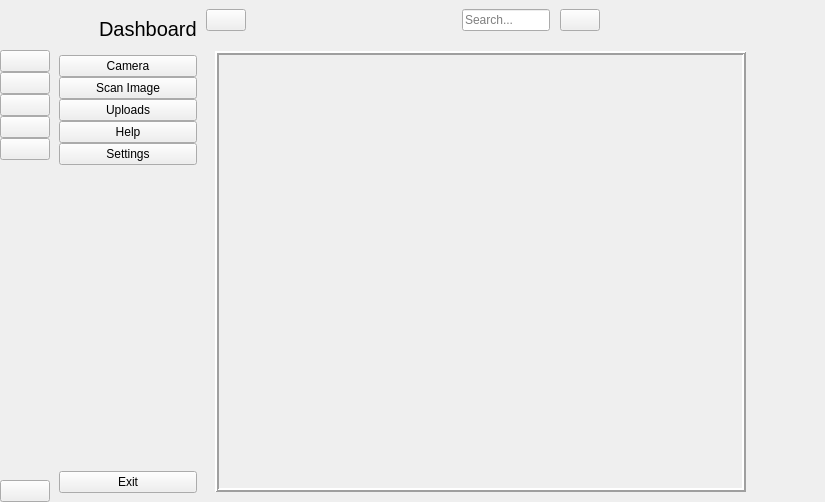
<?xml version="1.0" encoding="UTF-8"?>
<ui version="4.0">
 <class>MainWindow</class>
 <widget class="QMainWindow" name="MainWindow">
  <property name="geometry">
   <rect>
    <x>0</x>
    <y>0</y>
    <width>825</width>
    <height>502</height>
   </rect>
  </property>
  <property name="windowTitle">
   <string>MainWindow</string>
  </property>
  <widget class="QWidget" name="centralwidget">
   <layout class="QGridLayout" name="gridLayout">
    <property name="leftMargin">
     <number>0</number>
    </property>
    <property name="topMargin">
     <number>0</number>
    </property>
    <property name="rightMargin">
     <number>0</number>
    </property>
    <property name="bottomMargin">
     <number>0</number>
    </property>
    <property name="spacing">
     <number>0</number>
    </property>
    <item row="0" column="0">
     <widget class="QWidget" name="icon_only_widget" native="true">
      <layout class="QVBoxLayout" name="verticalLayout_3">
       <property name="spacing">
        <number>0</number>
       </property>
       <property name="leftMargin">
        <number>0</number>
       </property>
       <property name="topMargin">
        <number>0</number>
       </property>
       <property name="rightMargin">
        <number>0</number>
       </property>
       <property name="bottomMargin">
        <number>0</number>
       </property>
       <item>
        <layout class="QHBoxLayout" name="horizontalLayout_3">
         <item>
          <widget class="QLabel" name="logo_label_1">
           <property name="minimumSize">
            <size>
             <width>50</width>
             <height>50</height>
            </size>
           </property>
           <property name="maximumSize">
            <size>
             <width>50</width>
             <height>50</height>
            </size>
           </property>
           <property name="text">
            <string/>
           </property>
           <property name="pixmap">
            <pixmap resource="resource.qrc">:/icon/icon/logoNew.png</pixmap>
           </property>
           <property name="scaledContents">
            <bool>true</bool>
           </property>
          </widget>
         </item>
        </layout>
       </item>
       <item>
        <layout class="QVBoxLayout" name="verticalLayout">
         <property name="spacing">
          <number>0</number>
         </property>
         <item>
          <widget class="QPushButton" name="cam_btn_1">
           <property name="text">
            <string/>
           </property>
           <property name="icon">
            <iconset resource="resource.qrc">
             <normaloff>:/icon/icon/camera32.ico</normaloff>
             <normalon>:/icon/icon/camera48.ico</normalon>:/icon/icon/camera32.ico</iconset>
           </property>
           <property name="iconSize">
            <size>
             <width>20</width>
             <height>20</height>
            </size>
           </property>
           <property name="checkable">
            <bool>true</bool>
           </property>
           <property name="autoExclusive">
            <bool>true</bool>
           </property>
          </widget>
         </item>
         <item>
          <widget class="QPushButton" name="scan_btn_1">
           <property name="text">
            <string/>
           </property>
           <property name="icon">
            <iconset resource="resource.qrc">
             <normaloff>:/icon/icon/scan32.ico</normaloff>
             <normalon>:/icon/icon/scan48.ico</normalon>:/icon/icon/scan32.ico</iconset>
           </property>
           <property name="iconSize">
            <size>
             <width>20</width>
             <height>20</height>
            </size>
           </property>
           <property name="checkable">
            <bool>true</bool>
           </property>
           <property name="autoExclusive">
            <bool>true</bool>
           </property>
          </widget>
         </item>
         <item>
          <widget class="QPushButton" name="upload_btn_1">
           <property name="text">
            <string/>
           </property>
           <property name="icon">
            <iconset resource="resource.qrc">
             <normaloff>:/icon/icon/upload32.ico</normaloff>
             <normalon>:/icon/icon/upload48.ico</normalon>:/icon/icon/upload32.ico</iconset>
           </property>
           <property name="iconSize">
            <size>
             <width>20</width>
             <height>20</height>
            </size>
           </property>
           <property name="checkable">
            <bool>true</bool>
           </property>
           <property name="autoExclusive">
            <bool>true</bool>
           </property>
          </widget>
         </item>
         <item>
          <widget class="QPushButton" name="help_btn_1">
           <property name="text">
            <string/>
           </property>
           <property name="icon">
            <iconset resource="resource.qrc">
             <normaloff>:/icon/icon/help32.ico</normaloff>
             <normalon>:/icon/icon/help48.ico</normalon>:/icon/icon/help32.ico</iconset>
           </property>
           <property name="iconSize">
            <size>
             <width>20</width>
             <height>20</height>
            </size>
           </property>
           <property name="checkable">
            <bool>true</bool>
           </property>
           <property name="autoExclusive">
            <bool>true</bool>
           </property>
          </widget>
         </item>
         <item>
          <widget class="QPushButton" name="settings_btn_1">
           <property name="text">
            <string/>
           </property>
           <property name="icon">
            <iconset resource="resource.qrc">
             <normaloff>:/icon/icon/setting32.ico</normaloff>
             <normalon>:/icon/icon/setting48.ico</normalon>:/icon/icon/setting32.ico</iconset>
           </property>
           <property name="iconSize">
            <size>
             <width>20</width>
             <height>20</height>
            </size>
           </property>
           <property name="checkable">
            <bool>true</bool>
           </property>
           <property name="autoExclusive">
            <bool>true</bool>
           </property>
          </widget>
         </item>
        </layout>
       </item>
       <item>
        <spacer name="verticalSpacer">
         <property name="orientation">
          <enum>Qt::Vertical</enum>
         </property>
         <property name="sizeHint" stdset="0">
          <size>
           <width>20</width>
           <height>375</height>
          </size>
         </property>
        </spacer>
       </item>
       <item>
        <widget class="QPushButton" name="exit_btn_1">
         <property name="text">
          <string/>
         </property>
         <property name="icon">
          <iconset resource="resource.qrc">
           <normaloff>:/icon/icon/close-window-64.ico</normaloff>:/icon/icon/close-window-64.ico</iconset>
         </property>
         <property name="iconSize">
          <size>
           <width>20</width>
           <height>20</height>
          </size>
         </property>
        </widget>
       </item>
      </layout>
     </widget>
    </item>
    <item row="0" column="1">
     <widget class="QWidget" name="full_menu_widget" native="true">
      <layout class="QVBoxLayout" name="verticalLayout_4">
       <item>
        <layout class="QHBoxLayout" name="horizontalLayout_2">
         <property name="spacing">
          <number>0</number>
         </property>
         <item>
          <widget class="QLabel" name="logo_label_2">
           <property name="minimumSize">
            <size>
             <width>40</width>
             <height>40</height>
            </size>
           </property>
           <property name="maximumSize">
            <size>
             <width>40</width>
             <height>40</height>
            </size>
           </property>
           <property name="text">
            <string/>
           </property>
           <property name="pixmap">
            <pixmap resource="resource.qrc">:/icon/icon/logoNew.png</pixmap>
           </property>
           <property name="scaledContents">
            <bool>true</bool>
           </property>
          </widget>
         </item>
         <item>
          <widget class="QLabel" name="logo_label_3">
           <property name="font">
            <font>
             <pointsize>15</pointsize>
            </font>
           </property>
           <property name="text">
            <string>Dashboard</string>
           </property>
          </widget>
         </item>
        </layout>
       </item>
       <item>
        <layout class="QVBoxLayout" name="verticalLayout_2">
         <property name="spacing">
          <number>0</number>
         </property>
         <item>
          <widget class="QPushButton" name="cam_btn_2">
           <property name="text">
            <string>Camera</string>
           </property>
           <property name="icon">
            <iconset resource="resource.qrc">
             <normaloff>:/icon/icon/camera32.ico</normaloff>
             <normalon>:/icon/icon/camera48.ico</normalon>:/icon/icon/camera32.ico</iconset>
           </property>
           <property name="iconSize">
            <size>
             <width>14</width>
             <height>14</height>
            </size>
           </property>
           <property name="checkable">
            <bool>true</bool>
           </property>
           <property name="autoExclusive">
            <bool>true</bool>
           </property>
          </widget>
         </item>
         <item>
          <widget class="QPushButton" name="scan_btn_2">
           <property name="text">
            <string>Scan Image</string>
           </property>
           <property name="icon">
            <iconset resource="resource.qrc">
             <normaloff>:/icon/icon/scan32.ico</normaloff>
             <normalon>:/icon/icon/scan48.ico</normalon>:/icon/icon/scan32.ico</iconset>
           </property>
           <property name="iconSize">
            <size>
             <width>14</width>
             <height>14</height>
            </size>
           </property>
           <property name="checkable">
            <bool>true</bool>
           </property>
           <property name="autoExclusive">
            <bool>true</bool>
           </property>
          </widget>
         </item>
         <item>
          <widget class="QPushButton" name="upload_btn_2">
           <property name="text">
            <string>Uploads</string>
           </property>
           <property name="icon">
            <iconset resource="resource.qrc">
             <normaloff>:/icon/icon/upload32.ico</normaloff>
             <normalon>:/icon/icon/upload48.ico</normalon>:/icon/icon/upload32.ico</iconset>
           </property>
           <property name="iconSize">
            <size>
             <width>14</width>
             <height>14</height>
            </size>
           </property>
           <property name="checkable">
            <bool>true</bool>
           </property>
           <property name="autoExclusive">
            <bool>true</bool>
           </property>
          </widget>
         </item>
         <item>
          <widget class="QPushButton" name="help_btn_2">
           <property name="text">
            <string>Help</string>
           </property>
           <property name="icon">
            <iconset resource="resource.qrc">
             <normaloff>:/icon/icon/help32.ico</normaloff>
             <normalon>:/icon/icon/help48.ico</normalon>:/icon/icon/help32.ico</iconset>
           </property>
           <property name="iconSize">
            <size>
             <width>14</width>
             <height>14</height>
            </size>
           </property>
           <property name="checkable">
            <bool>true</bool>
           </property>
           <property name="autoExclusive">
            <bool>true</bool>
           </property>
          </widget>
         </item>
         <item>
          <widget class="QPushButton" name="settings_btn_2">
           <property name="text">
            <string>Settings</string>
           </property>
           <property name="icon">
            <iconset resource="resource.qrc">
             <normaloff>:/icon/icon/setting32.ico</normaloff>
             <normalon>:/icon/icon/setting48.ico</normalon>:/icon/icon/setting32.ico</iconset>
           </property>
           <property name="iconSize">
            <size>
             <width>14</width>
             <height>14</height>
            </size>
           </property>
           <property name="checkable">
            <bool>true</bool>
           </property>
           <property name="autoExclusive">
            <bool>true</bool>
           </property>
          </widget>
         </item>
        </layout>
       </item>
       <item>
        <spacer name="verticalSpacer_2">
         <property name="orientation">
          <enum>Qt::Vertical</enum>
         </property>
         <property name="sizeHint" stdset="0">
          <size>
           <width>20</width>
           <height>373</height>
          </size>
         </property>
        </spacer>
       </item>
       <item>
        <widget class="QPushButton" name="exit_btn_2">
         <property name="text">
          <string>Exit</string>
         </property>
         <property name="icon">
          <iconset resource="resource.qrc">
           <normaloff>:/icon/icon/close-window-64.ico</normaloff>:/icon/icon/close-window-64.ico</iconset>
         </property>
         <property name="iconSize">
          <size>
           <width>14</width>
           <height>14</height>
          </size>
         </property>
        </widget>
       </item>
      </layout>
     </widget>
    </item>
    <item row="0" column="2">
     <widget class="QWidget" name="widget_3" native="true">
      <layout class="QVBoxLayout" name="verticalLayout_5">
       <property name="spacing">
        <number>0</number>
       </property>
       <property name="leftMargin">
        <number>0</number>
       </property>
       <property name="topMargin">
        <number>0</number>
       </property>
       <property name="rightMargin">
        <number>0</number>
       </property>
       <property name="bottomMargin">
        <number>0</number>
       </property>
       <item>
        <widget class="QWidget" name="widget" native="true">
         <property name="minimumSize">
          <size>
           <width>0</width>
           <height>40</height>
          </size>
         </property>
         <layout class="QHBoxLayout" name="horizontalLayout_4">
          <property name="spacing">
           <number>0</number>
          </property>
          <property name="leftMargin">
           <number>0</number>
          </property>
          <property name="topMargin">
           <number>0</number>
          </property>
          <property name="rightMargin">
           <number>9</number>
          </property>
          <property name="bottomMargin">
           <number>0</number>
          </property>
          <item>
           <widget class="QPushButton" name="change_btn">
            <property name="text">
             <string/>
            </property>
            <property name="icon">
             <iconset resource="resource.qrc">
              <normaloff>:/icon/icon/menu-4-32.ico</normaloff>:/icon/icon/menu-4-32.ico</iconset>
            </property>
            <property name="iconSize">
             <size>
              <width>14</width>
              <height>14</height>
             </size>
            </property>
            <property name="checkable">
             <bool>true</bool>
            </property>
           </widget>
          </item>
          <item>
           <spacer name="horizontalSpacer">
            <property name="orientation">
             <enum>Qt::Horizontal</enum>
            </property>
            <property name="sizeHint" stdset="0">
             <size>
              <width>236</width>
              <height>20</height>
             </size>
            </property>
           </spacer>
          </item>
          <item>
           <layout class="QHBoxLayout" name="horizontalLayout">
            <property name="spacing">
             <number>10</number>
            </property>
            <item>
             <widget class="QLineEdit" name="search_input">
              <property name="placeholderText">
               <string>Search...</string>
              </property>
             </widget>
            </item>
            <item>
             <widget class="QPushButton" name="search_btn">
              <property name="text">
               <string/>
              </property>
              <property name="icon">
               <iconset resource="resource.qrc">
                <normaloff>:/icon/icon/search-13-48.ico</normaloff>:/icon/icon/search-13-48.ico</iconset>
              </property>
             </widget>
            </item>
           </layout>
          </item>
          <item>
           <spacer name="horizontalSpacer_2">
            <property name="orientation">
             <enum>Qt::Horizontal</enum>
            </property>
            <property name="sizeHint" stdset="0">
             <size>
              <width>236</width>
              <height>20</height>
             </size>
            </property>
           </spacer>
          </item>
         </layout>
        </widget>
       </item>
       <item>
        <widget class="QStackedWidget" name="stackedWidget">
         <property name="currentIndex">
          <number>0</number>
         </property>
         <widget class="QWidget" name="page">
          <widget class="QLabel" name="label">
           <property name="geometry">
            <rect>
             <x>9</x>
             <y>11</y>
             <width>531</width>
             <height>441</height>
            </rect>
           </property>
           <property name="frameShape">
            <enum>QFrame::Box</enum>
           </property>
           <property name="frameShadow">
            <enum>QFrame::Raised</enum>
           </property>
           <property name="lineWidth">
            <number>2</number>
           </property>
           <property name="text">
            <string/>
           </property>
          </widget>
          <widget class="QWidget" name="">
           <property name="geometry">
            <rect>
             <x>550</x>
             <y>170</y>
             <width>54</width>
             <height>94</height>
            </rect>
           </property>
           <layout class="QVBoxLayout" name="verticalLayout_6">
            <property name="spacing">
             <number>0</number>
            </property>
            <item>
             <widget class="QPushButton" name="capture">
              <property name="text">
               <string/>
              </property>
              <property name="icon">
               <iconset resource="resource.qrc">
                <normaloff>:/icon/icon/shutter_94650.ico</normaloff>:/icon/icon/shutter_94650.ico</iconset>
              </property>
              <property name="iconSize">
               <size>
                <width>40</width>
                <height>40</height>
               </size>
              </property>
              <property name="checkable">
               <bool>true</bool>
              </property>
              <property name="autoExclusive">
               <bool>true</bool>
              </property>
              <property name="flat">
               <bool>true</bool>
              </property>
             </widget>
            </item>
            <item>
             <widget class="QPushButton" name="show">
              <property name="text">
               <string/>
              </property>
              <property name="icon">
               <iconset resource="resource.qrc">
                <normaloff>:/icon/icon/camera48.ico</normaloff>:/icon/icon/camera48.ico</iconset>
              </property>
              <property name="iconSize">
               <size>
                <width>30</width>
                <height>30</height>
               </size>
              </property>
              <property name="checkable">
               <bool>true</bool>
              </property>
              <property name="autoExclusive">
               <bool>true</bool>
              </property>
              <property name="flat">
               <bool>true</bool>
              </property>
             </widget>
            </item>
           </layout>
          </widget>
         </widget>
         <widget class="QWidget" name="page_2">
          <layout class="QGridLayout" name="gridLayout_3"/>
         </widget>
         <widget class="QWidget" name="page_3">
          <layout class="QGridLayout" name="gridLayout_4"/>
         </widget>
         <widget class="QWidget" name="page_4">
          <layout class="QGridLayout" name="gridLayout_5"/>
         </widget>
         <widget class="QWidget" name="page_5">
          <layout class="QGridLayout" name="gridLayout_6"/>
         </widget>
         <widget class="QWidget" name="page_6">
          <layout class="QGridLayout" name="gridLayout_7"/>
         </widget>
         <widget class="QWidget" name="page_7">
          <layout class="QGridLayout" name="gridLayout_8"/>
         </widget>
        </widget>
       </item>
      </layout>
     </widget>
    </item>
   </layout>
  </widget>
 </widget>
 <resources>
  <include location="resource.qrc"/>
 </resources>
 <connections>
  <connection>
   <sender>change_btn</sender>
   <signal>toggled(bool)</signal>
   <receiver>icon_only_widget</receiver>
   <slot>setVisible(bool)</slot>
   <hints>
    <hint type="sourcelabel">
     <x>197</x>
     <y>23</y>
    </hint>
    <hint type="destinationlabel">
     <x>50</x>
     <y>362</y>
    </hint>
   </hints>
  </connection>
  <connection>
   <sender>change_btn</sender>
   <signal>toggled(bool)</signal>
   <receiver>full_menu_widget</receiver>
   <slot>setHidden(bool)</slot>
   <hints>
    <hint type="sourcelabel">
     <x>188</x>
     <y>25</y>
    </hint>
    <hint type="destinationlabel">
     <x>173</x>
     <y>257</y>
    </hint>
   </hints>
  </connection>
  <connection>
   <sender>cam_btn_1</sender>
   <signal>toggled(bool)</signal>
   <receiver>cam_btn_2</receiver>
   <slot>setChecked(bool)</slot>
   <hints>
    <hint type="sourcelabel">
     <x>27</x>
     <y>69</y>
    </hint>
    <hint type="destinationlabel">
     <x>72</x>
     <y>76</y>
    </hint>
   </hints>
  </connection>
  <connection>
   <sender>scan_btn_1</sender>
   <signal>toggled(bool)</signal>
   <receiver>scan_btn_2</receiver>
   <slot>setChecked(bool)</slot>
   <hints>
    <hint type="sourcelabel">
     <x>33</x>
     <y>100</y>
    </hint>
    <hint type="destinationlabel">
     <x>67</x>
     <y>99</y>
    </hint>
   </hints>
  </connection>
  <connection>
   <sender>upload_btn_1</sender>
   <signal>toggled(bool)</signal>
   <receiver>upload_btn_2</receiver>
   <slot>setChecked(bool)</slot>
   <hints>
    <hint type="sourcelabel">
     <x>33</x>
     <y>123</y>
    </hint>
    <hint type="destinationlabel">
     <x>69</x>
     <y>125</y>
    </hint>
   </hints>
  </connection>
  <connection>
   <sender>help_btn_1</sender>
   <signal>toggled(bool)</signal>
   <receiver>help_btn_2</receiver>
   <slot>setChecked(bool)</slot>
   <hints>
    <hint type="sourcelabel">
     <x>24</x>
     <y>148</y>
    </hint>
    <hint type="destinationlabel">
     <x>72</x>
     <y>148</y>
    </hint>
   </hints>
  </connection>
  <connection>
   <sender>settings_btn_1</sender>
   <signal>toggled(bool)</signal>
   <receiver>settings_btn_2</receiver>
   <slot>setChecked(bool)</slot>
   <hints>
    <hint type="sourcelabel">
     <x>33</x>
     <y>177</y>
    </hint>
    <hint type="destinationlabel">
     <x>67</x>
     <y>172</y>
    </hint>
   </hints>
  </connection>
  <connection>
   <sender>cam_btn_2</sender>
   <signal>toggled(bool)</signal>
   <receiver>cam_btn_1</receiver>
   <slot>setChecked(bool)</slot>
   <hints>
    <hint type="sourcelabel">
     <x>70</x>
     <y>63</y>
    </hint>
    <hint type="destinationlabel">
     <x>41</x>
     <y>60</y>
    </hint>
   </hints>
  </connection>
  <connection>
   <sender>scan_btn_2</sender>
   <signal>toggled(bool)</signal>
   <receiver>scan_btn_1</receiver>
   <slot>setChecked(bool)</slot>
   <hints>
    <hint type="sourcelabel">
     <x>160</x>
     <y>99</y>
    </hint>
    <hint type="destinationlabel">
     <x>26</x>
     <y>90</y>
    </hint>
   </hints>
  </connection>
  <connection>
   <sender>upload_btn_2</sender>
   <signal>toggled(bool)</signal>
   <receiver>upload_btn_1</receiver>
   <slot>setChecked(bool)</slot>
   <hints>
    <hint type="sourcelabel">
     <x>143</x>
     <y>112</y>
    </hint>
    <hint type="destinationlabel">
     <x>39</x>
     <y>114</y>
    </hint>
   </hints>
  </connection>
  <connection>
   <sender>help_btn_2</sender>
   <signal>toggled(bool)</signal>
   <receiver>help_btn_1</receiver>
   <slot>setChecked(bool)</slot>
   <hints>
    <hint type="sourcelabel">
     <x>162</x>
     <y>142</y>
    </hint>
    <hint type="destinationlabel">
     <x>43</x>
     <y>144</y>
    </hint>
   </hints>
  </connection>
  <connection>
   <sender>settings_btn_2</sender>
   <signal>toggled(bool)</signal>
   <receiver>settings_btn_1</receiver>
   <slot>setChecked(bool)</slot>
   <hints>
    <hint type="sourcelabel">
     <x>162</x>
     <y>163</y>
    </hint>
    <hint type="destinationlabel">
     <x>39</x>
     <y>184</y>
    </hint>
   </hints>
  </connection>
  <connection>
   <sender>exit_btn_2</sender>
   <signal>clicked()</signal>
   <receiver>MainWindow</receiver>
   <slot>close()</slot>
   <hints>
    <hint type="sourcelabel">
     <x>169</x>
     <y>492</y>
    </hint>
    <hint type="destinationlabel">
     <x>284</x>
     <y>501</y>
    </hint>
   </hints>
  </connection>
  <connection>
   <sender>exit_btn_1</sender>
   <signal>clicked()</signal>
   <receiver>MainWindow</receiver>
   <slot>close()</slot>
   <hints>
    <hint type="sourcelabel">
     <x>34</x>
     <y>501</y>
    </hint>
    <hint type="destinationlabel">
     <x>47</x>
     <y>501</y>
    </hint>
   </hints>
  </connection>
 </connections>
</ui>
